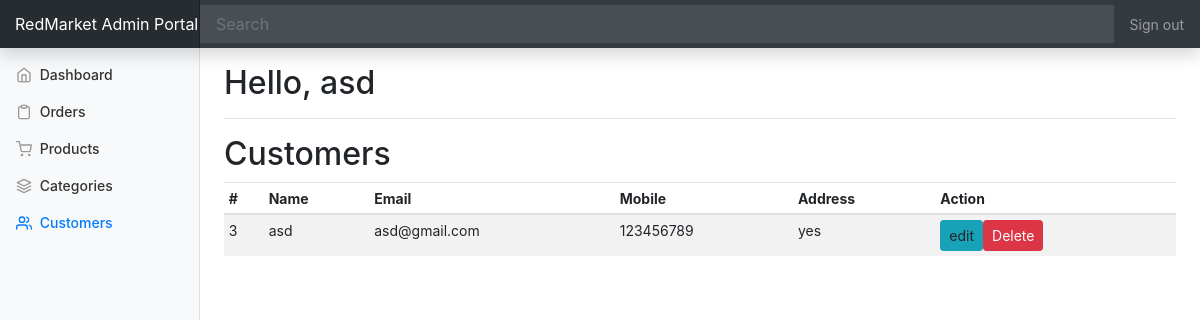
Before: /admin_portal/admin/customers.php (signed in) with the older database file.
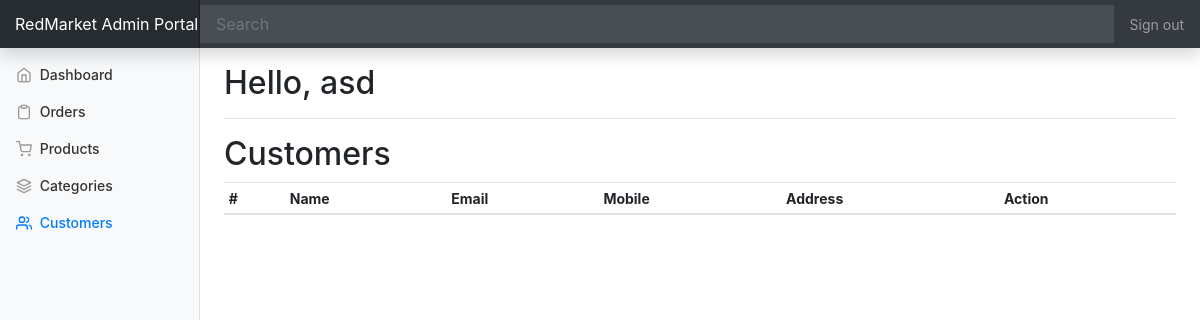
After: the same page with the newer database file.
### tables this page shows
CREATE TABLE `user` (
  `UserId` int(11) NOT NULL,
  `email` varchar(150) NOT NULL,
  `role` varchar(70) NOT NULL,
  `session` varchar(200) NOT NULL,
  `phone_number` varchar(300) NOT NULL,
  `cradit_card` int(11) NOT NULL,
  `customerName` varchar(150) NOT NULL,
  `password` varchar(150) DEFAULT NULL,
  `address` varchar(200) NOT NULL,
  `IMG_URL` varchar(500) NOT NULL DEFAULT 'https://external-content.duckduckgo.com/iu/?u=http%3A%2F%2Fwww.pngall.com%2Fwp-content%2Fuploads%2F5%2FProfile-Avatar-PNG.png&f=1&nofb=1'
);

### admin_portal/admin/customers.php (the view, shortened to what this page needs)
<?php include_once("./templates/top.php"); ?>
<?php include_once("./templates/navbar.php"); ?>
<div class="container-fluid">
  <div class="row">
      <?php include "functions.php";
      $pdo = get_connection();
      ?>
    <?php include "./templates/sidebar.php"; ?>
      <div class="row">
      	<div class="col-10">
      		<h2>Customers</h2>
      	</div>
      </div>
      <div class="table-responsive">
        <table class="table table-striped table-sm">
          <thead>
            <tr>
              <th>#</th>
              <th>Name</th>
              <th>Email</th>
              <th>Mobile</th>
              <th>Address</th>
              <th>Action</th>
            </tr>
          </thead>
            <?php
            $c=0;
            $res=$pdo->query("SELECT UserId,customerName,email,phone_number,address  FROM user");
            while($row = $res->fetch()){
            ?>
        <form action="" method="post" >
          <tbody id="customer_list">
            <tr>
              <td><?php echo $row["UserId"]; ?></td>
              <td><?php echo $row["customerName"]; ?></td>
              <td><?php echo $row["email"]; ?></td>
              <td><?php echo $row["phone_number"]; ?></td>
              <td><?php echo $row["address"]; ?></td>
                <td id="<?php echo $c; ?>"><a class="btn btn-sm btn-info">edit</a><button  type="submit" name="sum_delete"  class="btn btn-sm btn-danger">Delete</button></td>
          </tbody>
                </form>
                <?php $c=$c+1; } ?>
        </table>
      </div>
    </main>
  </div>
</div>
<?php include_once("./templates/footer.php"); ?>

### admin_portal/admin/templates/top.php (shortened to what this page needs)
<!doctype html>
<html lang="en">
  <head>
<link rel="stylesheet" href="https://stackpath.bootstrapcdn.com/bootstrap/4.3.1/css/bootstrap.min.css">
<link rel="stylesheet" href="https://use.fontawesome.com/releases/v5.7.2/css/all.css">
    <link href="./css/dashboard.css" rel="stylesheet">
  </head>
 <body>

### admin_portal/admin/templates/navbar.php (shortened to what this page needs)
 <nav class="navbar navbar-dark fixed-top bg-dark flex-md-nowrap p-0 shadow">
  <a class="navbar-brand col-sm-3 col-md-2 mr-0" href="#">RedMarket Admin Portal</a>
  <input class="form-control form-control-dark w-100" type="text" placeholder="Search" aria-label="Search">
  <ul class="navbar-nav px-3">
    <li class="nav-item text-nowrap">
    	<?php
    		if (isset($_SESSION['admin_id'])) {
    			?>
    				<a class="nav-link" href="../admin/logout.php">Sign out</a>
    			<?php
    		}
    	?>
    </li>
  </ul>
</nav>

### admin_portal/admin/templates/sidebar.php (shortened to what this page needs)
<nav class="col-md-2 d-none d-md-block bg-light sidebar">
      <div class="sidebar-sticky">
        <ul class="nav flex-column">
          <?php
            $uri = $_SERVER['REQUEST_URI'];
            $uriAr = explode("/", $uri);
            $page = end($uriAr);
          ?>
          <li class="nav-item">
            <a class="nav-link <?php echo ($page == '' || $page == 'index.php') ? 'active' : ''; ?>" href="index.php">
              <span data-feather="home"></span>
              Dashboard <span class="sr-only">(current)</span>
            </a>
          </li>
          <li class="nav-item">
            <a class="nav-link <?php echo ($page == 'customer_orders.php') ? 'active' : ''; ?>" href="customer_orders.php">
              <span data-feather="clipboard"></span>
              Orders
            </a>
          </li>
          <li class="nav-item">
            <a class="nav-link <?php echo ($page == 'products.php') ? 'active' : ''; ?>" href="products.php">
              <span data-feather="shopping-cart"></span>
              Products
            </a>
          </li>
          <li class="nav-item">
            <a class="nav-link <?php echo ($page == 'categories.php') ? 'active' : ''; ?>" href="categories.php">
              <span data-feather="layers"></span>
              Categories
            </a>
          </li>
          <li class="nav-item">
            <a class="nav-link <?php echo ($page == 'customers.php') ? 'active' : ''; ?>" href="customers.php">
              <span data-feather="users"></span>
              Customers
            </a>
          </li>
        </ul>
      </div>
    </nav>
    <main role="main" class="col-md-9 ml-sm-auto col-lg-10 px-4">
      <div class="d-flex justify-content-between flex-wrap flex-md-nowrap align-items-center pt-3 pb-2 mb-3 border-bottom">
        <h1 class="h2 ">Hello,
		<?php
        $admin_id=$_SESSION["admin_id"][0];
            $res = $pdo->prepare("select username from admin where admin_id = ?");
            $res->execute([$admin_id]);
            $username = $res->fetch();
			echo $username[0];
		?>
		</h1>
      </div>

### admin_portal/admin/templates/footer.php (shortened to what this page needs)
 </body>
</html>

### admin_portal/admin/css/dashboard.css (style rules this page uses)
body { font-size: .875rem; }
.feather { width: 16px; height: 16px; vertical-align: text-bottom; }
.sidebar { position: fixed; top: 0; bottom: 0; left: 0; z-index: 100; padding: 48px 0 0; box-shadow: inset -1px 0 0 rgba(0, 0, 0, .1); }
.sidebar-sticky { position: relative; top: 0; height: calc(100vh - 48px); padding-top: .5rem; overflow-x: hidden; overflow-y: auto; }
.sidebar .nav-link { font-weight: 500; color: #333; }
.sidebar .nav-link .feather { margin-right: 4px; color: #999; }
.sidebar .nav-link.active { color: #007bff; }
.sidebar .nav-link:hover .feather, .sidebar .nav-link.active .feather { color: inherit; }
[role="main"] { padding-top: 133px; }
@media (min-width: 768px) { [role="main"] { padding-top: 48px; } }
.navbar-brand { padding-top: .75rem; padding-bottom: .75rem; font-size: 1rem; background-color: rgba(0, 0, 0, .25); box-shadow: inset -1px 0 0 rgba(0, 0, 0, .25); }
.navbar .form-control { padding: .75rem 1rem; border-width: 0; border-radius: 0; }
.form-control-dark { color: #fff; background-color: rgba(255, 255, 255, .1); border-color: rgba(255, 255, 255, .1); }

Changed rows visible on the page:
removed user: UserId "3", customerName "asd", email "asd@gmail.com", phone_number "123456789", address "yes"
